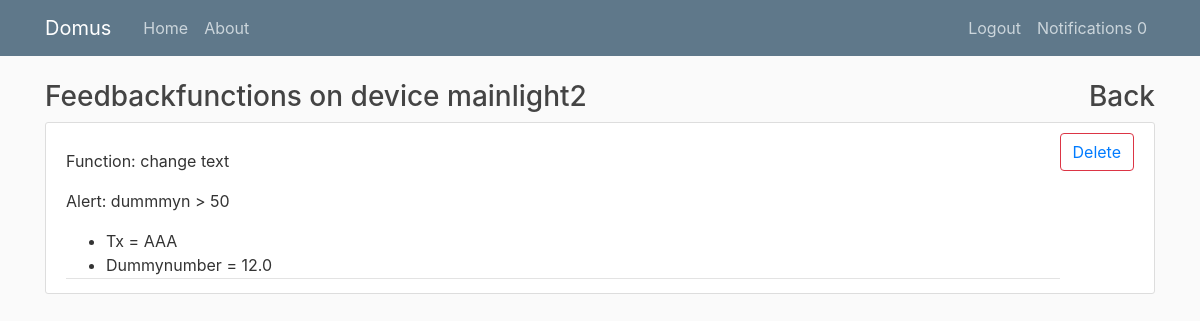
The app's page /category/14/device/40/feedbackfunctions/ (signed in), older data.
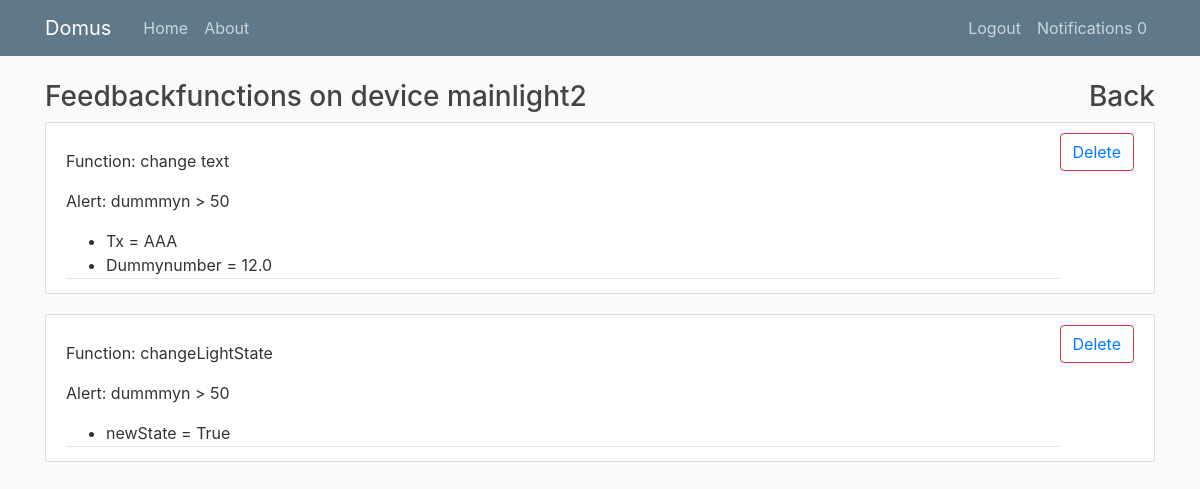
The same page, newer data.
### devices/models.py (models this page shows, shortened)
class FeedbackFunction(models.Model):
    alert = models.ForeignKey(Alert,on_delete=models.CASCADE)
    description = models.CharField(max_length = 100)
    function = models.ForeignKey(Function,on_delete=models.CASCADE)

class Function(models.Model):
    name = models.CharField(max_length=30)
    description = models.CharField(max_length=250)
    devType = models.ForeignKey(DeviceType,on_delete=models.CASCADE)

class Alert(models.Model):
    device = models.ForeignKey(Device,on_delete=models.CASCADE)
    attribute = models.ForeignKey(StateAttribute,on_delete=models.CASCADE)
    user = models.ForeignKey(User,on_delete=models.CASCADE)
    description = models.CharField(max_length=250)
    alert_condition = models.CharField(
        max_length = 1,
        choices = ALERT_CONDITIONS,
        default = CONDITION_EQUAL
    )
    alert_level = models.CharField(
        max_length = 3,
        choices = ALERT_LEVELS,
        default = ALERT_LEVEL_MID
    )
    value = models.CharField(max_length=30)

class StateAttribute(models.Model):
    name = models.CharField(max_length=30)
    description = models.CharField(max_length=250)
    devType = models.ForeignKey(DeviceType,on_delete= models.CASCADE)
    data_type = models.CharField(
        max_length=1,
        choices=DATA_CHOICES,
        default=STRING,
    )
    def __str__(self):
        return self.name

class FeedbackParameter(models.Model):
    parameter = models.ForeignKey(FunctionParameter,on_delete=models.CASCADE)
    value = models.CharField(max_length = 100)
    feedbackfunction = models.ForeignKey(FeedbackFunction,on_delete=models.CASCADE)

class FunctionParameter(models.Model):
    name = models.CharField(max_length=30)
    description = models.CharField(max_length=250)
    funct = models.ForeignKey(Function,on_delete=models.CASCADE)
    data_type = models.CharField(
        max_length=1,
        choices=DATA_CHOICES,
        default=STRING,
    )

### devices/views.py (the view)
# urls.py: path('category/<int:catpk>/device/<int:devpk>/feedbackfunctions/',FeedbackFunctionsListView.as_view(),name='feedbackfunctions'),
class FeedbackFunctionsListView(LoginRequiredMixin,UserPassesTestMixin,ListView):
    template_name = 'devices/feedbackfunctions.html'
    paginate_by = 2
    context_object_name = 'functions'
    model = FeedbackFunction
    def test_func(self):
        dev = get_object_or_404(Device, id=self.kwargs.get('devpk'))
        cat = get_object_or_404(Category, id=self.kwargs.get('catpk'), devices=dev)
        if self.request.user == cat.owner:
            return True
        return False
    def get_queryset(self):
        dev = get_object_or_404(Device, id=self.kwargs.get('devpk'))
        user = self.request.user
        alerts = Alert.objects.filter(device = dev, user = user)
        functs = []
        for al in alerts:
            al_func = FeedbackFunction.objects.filter(alert = al)
            functs.extend(al_func)
        for fun in functs:
            pars = FeedbackParameter.objects.select_related().filter(feedbackfunction = fun)
            fun.feedbackparameters = pars
        return functs
    def get_context_data(self, **kwargs):
        context = super().get_context_data(**kwargs)
        context['catid']=self.kwargs.get('catpk')
        dev = get_object_or_404(Device, id=self.kwargs.get('devpk'))
        context['dev']=dev
        return context

### devices/templates/devices/feedbackfunctions.html (shortened to what this page needs)
{% extends "devices/paginable.html" %}
{% block content %}
<div class="float-md-right"> <a href="{% url 'device' catid dev.id %}"><h3>Back</h3></a></div>
<h3>Feedbackfunctions on device {{dev.name}} </h3>
    {% for fun in functions %}
        <article class="media content-section">
            <div class="media-body">
                <div class="article-metadata">
                   <p>Function: {{ fun.function.name }}</p>
                   <p>Alert: {{ fun.alert.attribute }} {{ fun.alert.alert_condition }} {{ fun.alert.value }}</p>
                   <div><ul>
                        {% for par in fun.feedbackparameters %}
                            <li>{{ par.parameter.name }} = {{ par.value }}</li>
                        {% endfor %}
                    </ul></div>
                </div>
            </div>
            <div>
                <button class="btn btn-outline-danger" ><a href="{% url 'deletefeedbackfunction' catid dev.id fun.id %}">Delete</a></button>
            </div>
        </article>
    {% endfor %}
{% endblock content %}

Row changes from the older to the newer data that the page shows:
added FeedbackFunction: function.name "changeLightState", alert.attribute "dummmyn", alert.alert_condition ">", alert.value "50"
added FeedbackParameter: parameter.name "newState", value "True", shown under "changeLightState"
